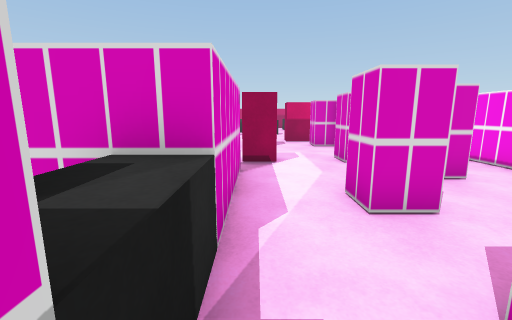
view 1 (above)

22 first-person views from a walk through a Unity game level. The camera is 1.4 m above the floor, tilts 10° down and sees 90° across. The floor is counted in squares, 1 m on a side. Each view is taken from the middle of a square. On the plan, view 1 faces up. The plan holds only what a view shows up to about 13 squares ahead; the rest is blank. Some surface patterns are stand-ins.

view 2
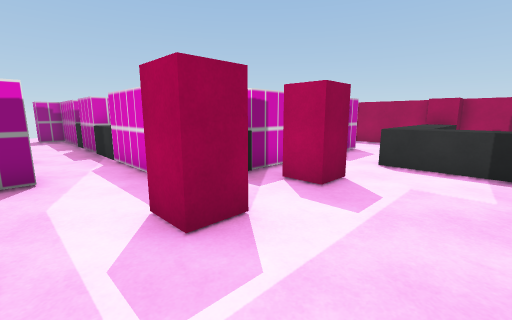

view 3
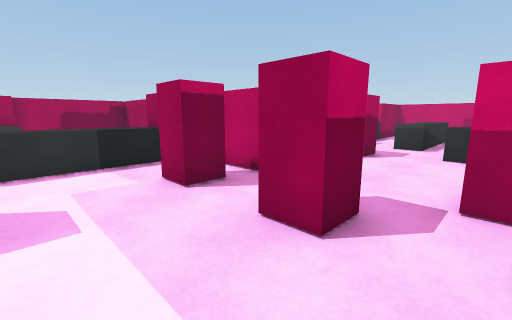

view 4
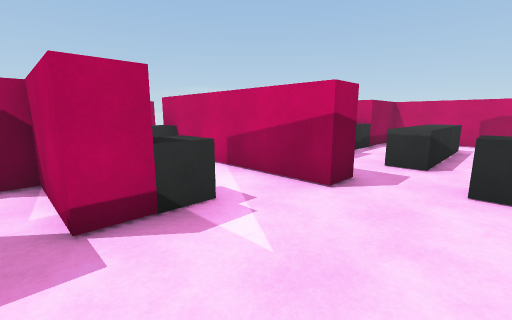

view 5
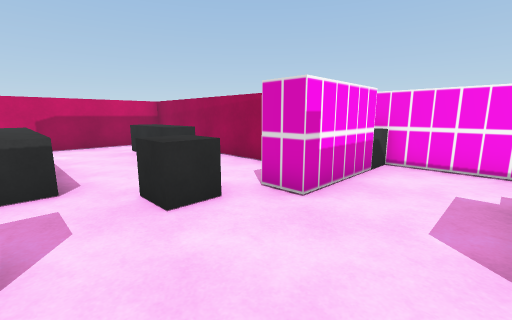

view 6
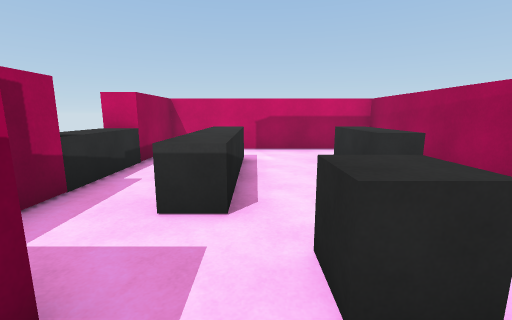

view 7
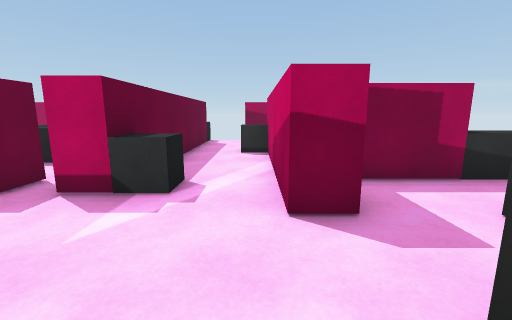

view 8
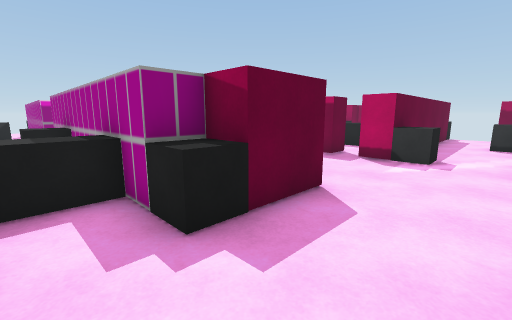

view 9
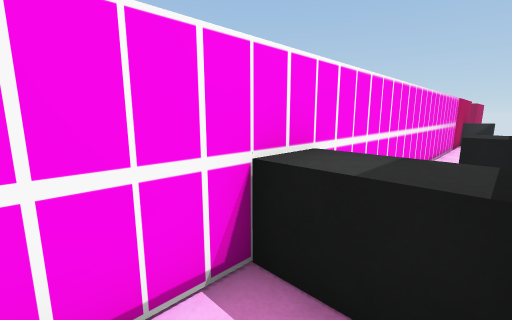

view 10
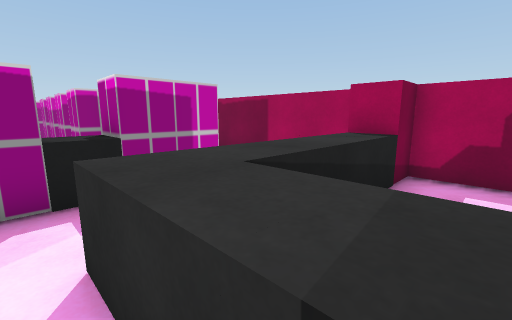

view 11
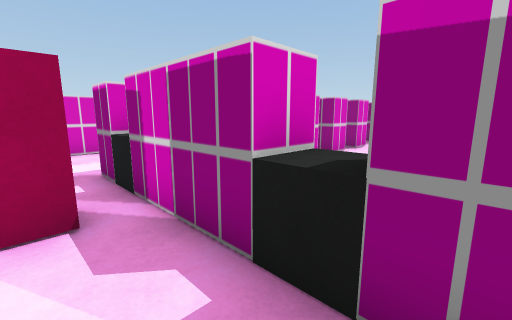

view 12
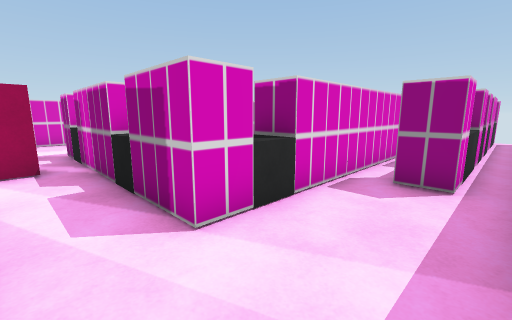

view 13
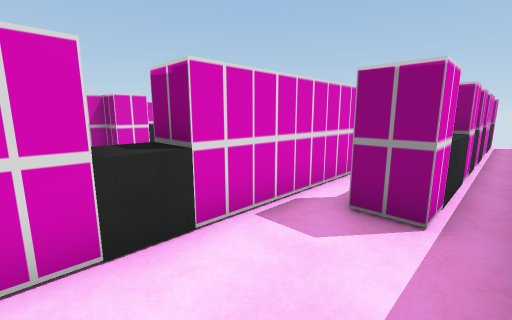

view 14
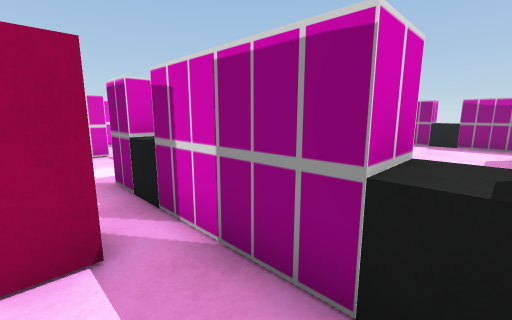

view 15
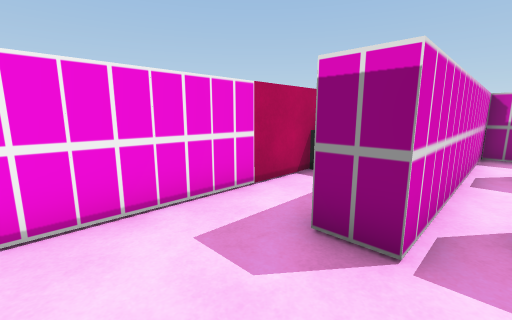

view 16
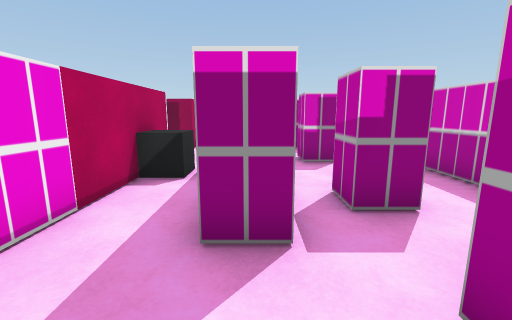

view 17
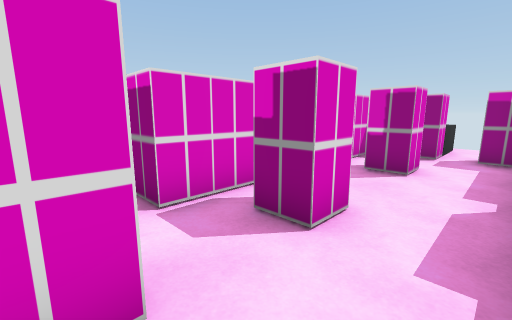

view 18
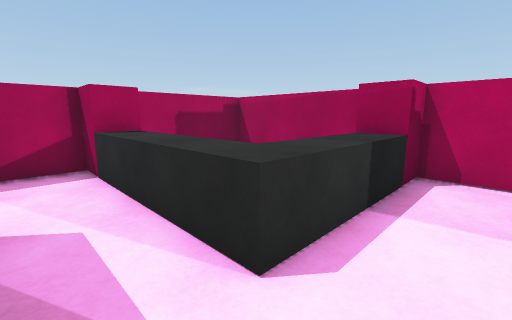

view 19
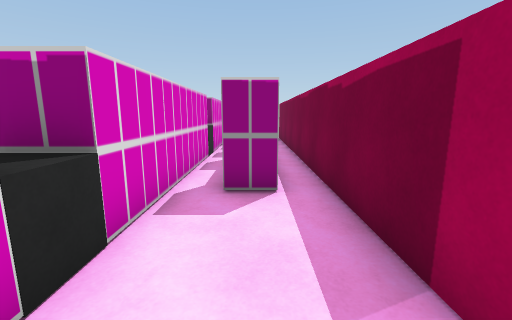

view 20
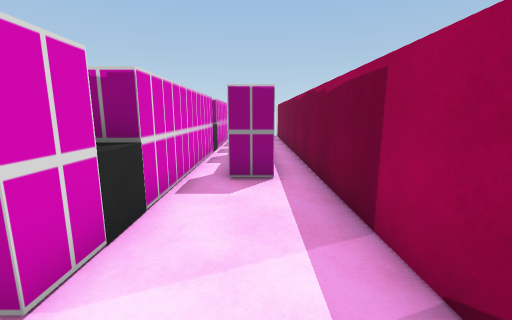

view 21
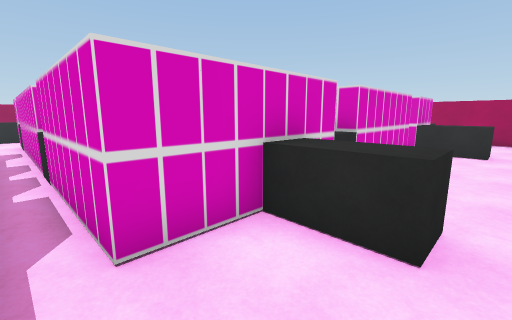

view 22
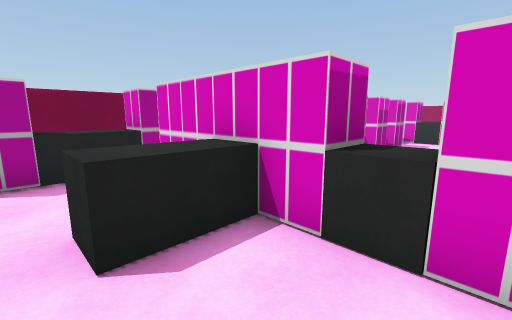

### Floor plan
Key: @ floor where view 1 was taken; # wall or solid block; . floor; ^ raised ledge.
Columns run from 12 left of view 1 to 7 right of it. Each row starts with its distance up from view 1.
 28          #########
 27         #   .... #
 26         #.  .... #
 25         #. ^...^ #
 24         ^. ^...^ #
 23         ^..^...^.#
 22         ^..^.....#
 21         #..^.. ..#
 20         #..... ..#
 19         #....^.. #
 18 #   #######....###^#
 17 #   ^..............#
 16  ..................#
 15  ........^.........#
 14  #########....##^..#
 13 ####  #.........#..#
 12 ##    ^..#..#..##^^#
 11  #.   ^.........#..#
 10 ##.   ^.........#  #
  9 ##^^^^^.........#  #
  8 #........#..#..##^.#
  7 #...............#..#
  6 #...##^###^#....#..#
  5 #...^#.#   #.......#
  4 #...##..   #..#....#
  3 #...##    ##.......#
  2 #.#.##    #^....#..#
  1 #.^.##    #^..#.#..#
  0 #.^.##    ##@...#..#
 -1 #.#.##..  ##....#.^#
 -2 #.^.^#....#^....# .#
 -3 #.#.##....##..#.#
 -4 #.^.##....##....#
 -5 #.#.##.....#....#
 -6 #.#.####^####.##^  #
 -7 #.^...^...   .^    #
 -8 #.^...^.......^    #
 -9  .#................#

Positions as (right, up) in squares from view 1, and headings:
1: (0, 0), facing up
2: (2, 11), facing down-left
3: (2, 9), facing up-left
4: (1, 13), facing up-left
5: (-1, 15), facing up-right
6: (0, 17), facing up
7: (2, 17), facing left
8: (6, 17), facing down-left
9: (5, 14), facing down-right
10: (-5, 11), facing down-left
11: (-7, 8), facing down-right
12: (-11, 8), facing down-right
13: (-11, 6), facing down-right
14: (-6, 8), facing down-right
15: (3, 5), facing down-right
16: (4, 5), facing down
17: (0, 4), facing down-right
18: (-4, 7), facing up-left
19: (-10, 7), facing down
20: (-10, 8), facing down
21: (-9, -9), facing up-right
22: (-3, -9), facing up-left
